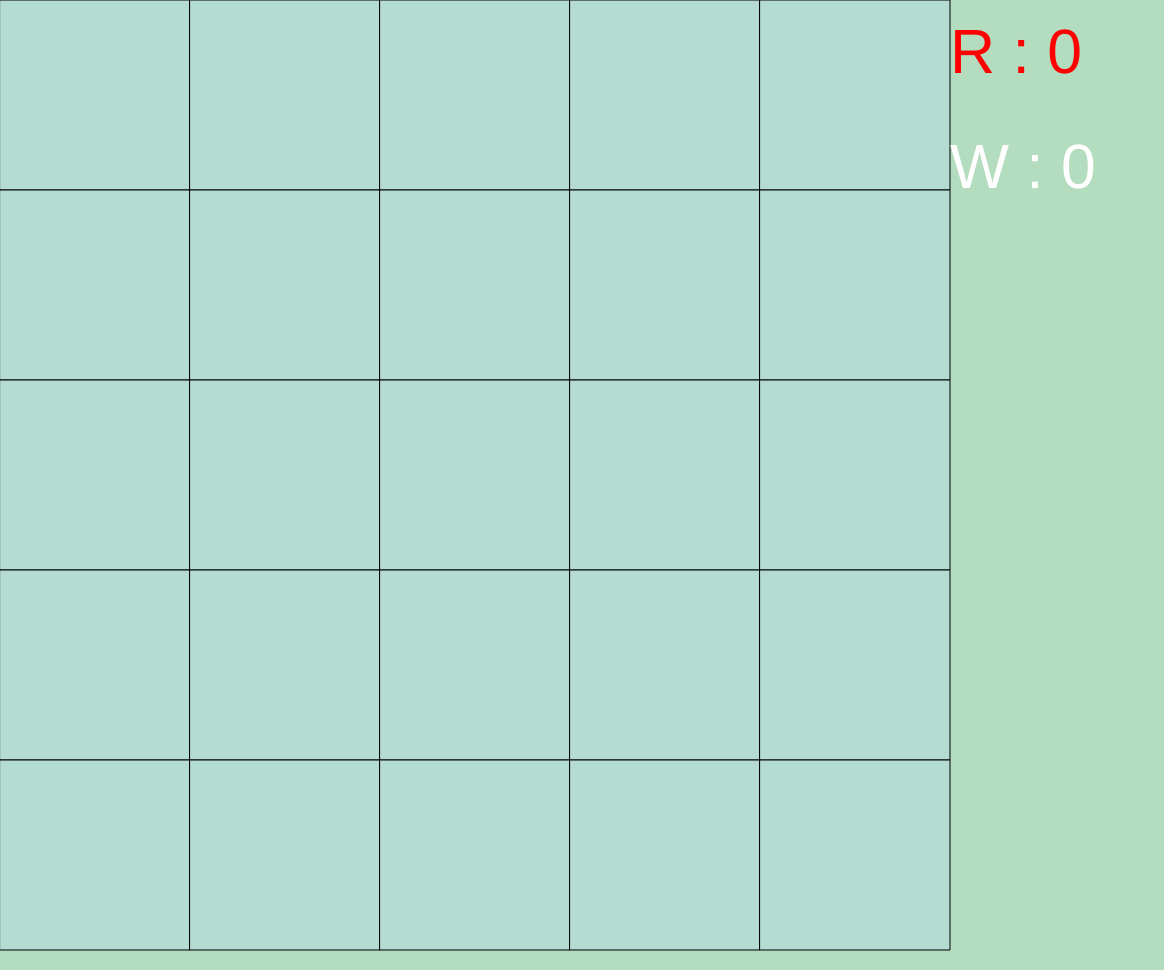
Frame 1 (no input)
Frame 60 (no input): identical to frame 1, image omitted
Frame 120 (the mouse pressed at the canvas centre since frame 60): identical to frame 1, image omitted

The p5.js sketch that drew this single still picture (run headless with seeded random() and noise() and a simulated clock; from frame 60 on, the mouse is pressed at the canvas centre):

// p5.js sketch
// ── sketch.js
const cell_num = 5;
const max_text_size = 100;

let array;
let board_size;
let cell_size;

function setup() {

  createCanvas(windowWidth * 0.97, windowHeight * 0.97);
  board_size = min(windowWidth, windowHeight) * 0.95;
  cell_size = board_size / cell_num;

  init();
}

function draw() {
  background(180, 220, 190);

  for (let i = 0; i < array.length; i++) {
    for (let j = 0; j < array[i].length; j++) {

      fill(180, 220, 210);
      square(i * cell_size , j * cell_size, cell_size);

      if (array[i][j] > 0) {

        if (array[i][j] == 1) {
          fill(255, 0, 0);
        }else{
          fill(255, 255, 255);
        }
        
        ellipse(i * cell_size + cell_size / 2, j * cell_size + cell_size / 2, cell_size * 0.8);
      }
    }
  }

  let res = checkCellCnt();

  if(windowWidth > windowHeight){

    let tSize = (windowWidth - board_size) / 4;
    tSize = min(tSize, max_text_size);

    fill(255, 0, 0);
    textSize(tSize);
    text('R : ' + res[0], board_size, tSize + 10);
  
    fill(255, 255, 255);
    textSize(tSize);
    text('W : ' + res[1], board_size, tSize * 3);

  }else{

    let tSize = (windowHeight - board_size);
    tSize = min(tSize, board_size / 8);
    tSize = min(tSize, max_text_size);
    console.log(tSize);

    fill(255, 0, 0);
    textSize(tSize);
    text('R : ' + res[0], 10, board_size + tSize) ;
  
    fill(255, 255, 255);
    textSize(tSize);
    text('W : ' + res[1], tSize * 4, board_size + tSize);
  }


}

function mouseClicked() {

  if(mouseX < board_size && mouseY < board_size){
    chengeCell(floor(mouseX / board_size * cell_num), floor(mouseY / board_size * cell_num));
  }
}

function init() {
  array = new Array(cell_num);
  for (let i = 0; i < array.length; i++) {
    array[i] = new Array(cell_num);
  }
  for (let i = 0; i < array.length; i++) {
    for (let j = 0; j < array[i].length; j++) {
      array[i][j] = 0;
    }
  }
}

function chengeCell(x, y) {
  array[x][y]++;

  if (array[x][y] > 2) {
    array[x][y] = 0;
  }
}

function checkCellCnt(){

  let maxRCnt = 0;
  let maxWCnt = 0;

  for(let j = 0; j < array.length; j++){

    let rCnt = 0;
    let wCnt = 0;

    for(let i = 0; i < array[j].length; i++){
      
      if(array[j][i] == 1){
        rCnt++;
        wCnt = 0;

      }else if(array[j][i] == 2){
        wCnt++;
        rCnt = 0;

      }else{
        rCnt = 0;
        wCnt = 0;
      }

      maxRCnt = max(maxRCnt, rCnt);
      maxWCnt = max(maxWCnt, wCnt);
    }
  }

  for(let i = 0; i < array.length; i++){

    let rCnt = 0;
    let wCnt = 0;

    for(let j = 0; j < array[i].length; j++){

      if(array[j][i] == 1){
        rCnt++;
        wCnt = 0;
      
      }else if(array[j][i] == 2){
        wCnt++;
        rCnt = 0;

      }else{
        rCnt = 0;
        wCnt = 0;
      }

      maxRCnt = max(maxRCnt, rCnt);
      maxWCnt = max(maxWCnt, wCnt);
    }
  }

  let rCnt = 0;
  let wCnt = 0;
  for(let i = 0; i < array.length; i++){
    if(array[i][i] == 1){
      rCnt++;
      wCnt = 0;
    }else if(array[i][i] == 2){
      wCnt++;
      rCnt = 0;
    }else{
      rCnt = 0;
      wCnt = 0;
    }
    maxRCnt = max(maxRCnt, rCnt);
    maxWCnt = max(maxWCnt, wCnt);
  }

  rCnt = 0;
  wCnt = 0;
  for(let i = 0; i < array.length; i++){
    if(array[array.length - 1 - i][i] == 1){
      rCnt++;
      wCnt = 0;
    }else if(array[array.length - 1 - i][i] == 2){
      wCnt++;
      rCnt = 0;
    }else{
      rCnt = 0;
      wCnt = 0;
    }
    maxRCnt = max(maxRCnt, rCnt);
    maxWCnt = max(maxWCnt, wCnt);
  }

  return [maxRCnt, maxWCnt];
}
